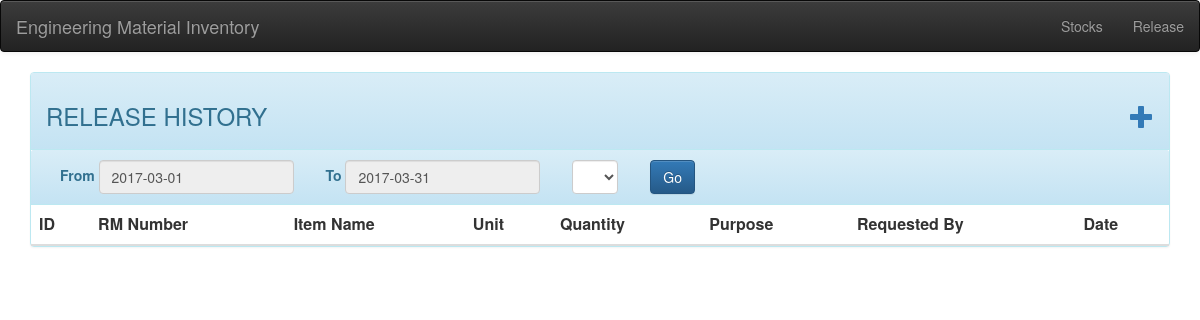
Page /index.php/release on the earlier database version.
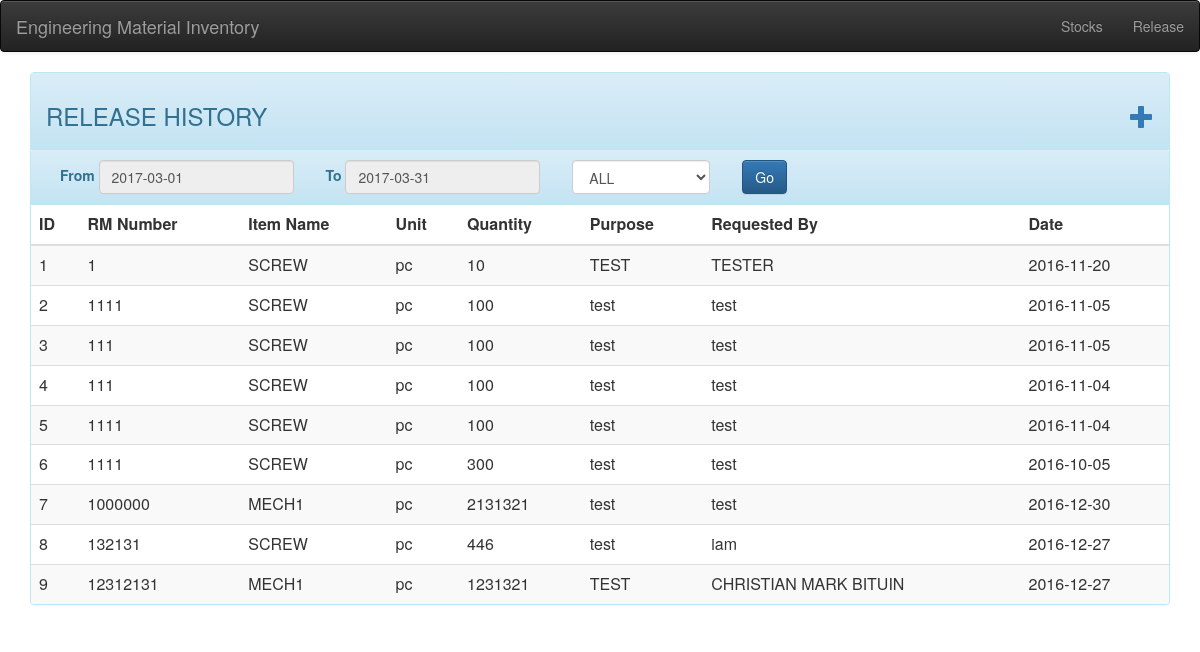
Same page on the later database version.
### tables this page shows
CREATE TABLE "release" (
"id"  INTEGER PRIMARY KEY AUTOINCREMENT NOT NULL,
"item_id"  INTEGER,
"item_name"  INTEGER,
"item_category"  TEXT,
"rm_number"  INTEGER,
"unit"  TEXT,
"quantity"  INTEGER,
"purpose"  TEXT,
"requested_by"  TEXT,
"date"  BLOB
);

### application/controllers/Release.php (called while the page is built, shortened)
<?php
class Release extends CI_Controller
{
    public function __construct()
    {
        $this->load->model('release_model');
        $this->load->model('items_model');
        $this->load->model('lookup_model');
        $this->load->library('form_validation');
        $this->load->helper('form');
    }
    public function view()
    {
        $data['cats'] = $this->lookup_model->look('category');
        $data['release'] = $this->release_model->get_releases();
        $this->load->view('templates/header');
        $this->load->view('templates/nav');
        $this->load->view('pages/release',$data);
        $this->load->view('templates/footer');
    }
}

### index.php (called while the page is built, shortened)
<?php
require_once BASEPATH.'core/CodeIgniter.php';

### application/helpers/date_man_helper.php (called while the page is built, shortened)
<?php
function default_now()
{
	return explode('-',mdate('%Y-%m-%d',now()));
}
function month_default()
{
	$m = default_now();
	$s = $m[0].'-'.$m[1].'-'.'01';
	$md = days_in_month($m[1],$m[0]);
	$ed = $m[0].'-'.$m[1].'-'.$md;
	return array($s,$ed);
}

### application/models/Lookup_model.php (called while the page is built, shortened)
<?php
Class Lookup_model extends CI_Model
{
	public function look($tb_name = null)
	{
		$query = $this->db->get($tb_name);
		return $query->result_array();
	}
}

### application/models/Release_model.php (called while the page is built, shortened)
<?php
class Release_model extends CI_Model
{
    public function get_releases()
    {
        $query  = $this->db->get('release');
        return $query->result_array();
    }
}

### application/views/pages/release.php (the view, shortened to what this page needs)
<div class="panel panel-default panel-info">
    <div class="panel-heading">
        <h3>RELEASE HISTORY <a class="pull-right" class="pull-right" href="#" data-toggle="modal" data-target="#release_f_modal" role="button""><span class="glyphicon glyphicon-plus"></span></a></h3>
    </div>
    <div class="panel-heading">
        <div class="form form-inline">
            <div class="form-group">
                <label for="start">From</label>
                <input readonly name="start" type="text" class="form-control date_range" value="<?php echo month_default()[0]; ?>">
            </div>
            <div class="form-group">
                <label for="to">To</label>
                <input readonly name="end" type="text" class="form-control date_range" value="<?php echo month_default()[1]; ?>">
            </div>
            <div class="form-group">
                <select name="category" id="" class="form-control">
                    <?php foreach($cats as $c): ?>
                        <option value="<?php echo $c['name'] ?>"><?php echo $c['name']; ?></option>
                    <?php endforeach; ?>
                </select>
            </div>
            <div class="form-group">
                <input type="button" class="btn btn-primary" value="Go">
            </div>
        </div>
    </div>
    <table class="table table-striped table-hover">
        <thead>
        <tr>
            <th>ID</th>
            <th>RM Number</th>
            <th>Item Name</th>
            <th>Unit</th>
            <th>Quantity</th>
            <th>Purpose</th>
            <th>Requested By</th>
            <th>Date</th>
        </tr>
        </thead>
        <tbody>
        <?php foreach($release as $r): ?>
            <tr>
                <td><?php echo $r['id']; ?></td>
                <td><?php echo $r['rm_number']; ?></td>
                <td><?php echo $r['item_name']; ?></td>
                <td><?php echo $r['unit']; ?></td>
                <td><?php echo $r['quantity']; ?></td>
                <td><?php echo $r['purpose']; ?></td>
                <td><?php echo $r['requested_by']; ?></td>
                <td><?php echo $r['date']; ?></td>
            </tr>
        <?php endforeach; ?>
        </tbody>
    </table>
</div>

Differences in the rows shown:
added release: id "1", rm_number "1", item_name "SCREW", unit "pc", quantity "10", purpose "TEST", requested_by "TESTER", date "2016-11-20"
added release: id "2", rm_number "1111", item_name "SCREW", unit "pc", quantity "100", purpose "test", requested_by "test", date "2016-11-05"
added release: id "3", rm_number "111", item_name "SCREW", unit "pc", quantity "100", purpose "test", requested_by "test", date "2016-11-05"
added release: id "4", rm_number "111", item_name "SCREW", unit "pc", quantity "100", purpose "test", requested_by "test", date "2016-11-04"
added release: id "5", rm_number "1111", item_name "SCREW", unit "pc", quantity "100", purpose "test", requested_by "test", date "2016-11-04"
added release: id "6", rm_number "1111", item_name "SCREW", unit "pc", quantity "300", purpose "test", requested_by "test", date "2016-10-05"
added release: id "7", rm_number "1000000", item_name "MECH1", unit "pc", quantity "2131321", purpose "test", requested_by "test", date "2016-12-30"
added release: id "8", rm_number "132131", item_name "SCREW", unit "pc", quantity "446", purpose "test", requested_by "iam", date "2016-12-27"
added release: id "9", rm_number "12312131", item_name "MECH1", unit "pc", quantity "1231321", purpose "TEST", requested_by "CHRISTIAN MARK BITUIN", date "2016-12-27"
Other differences:
form field category: (not shown) → "ALL"
